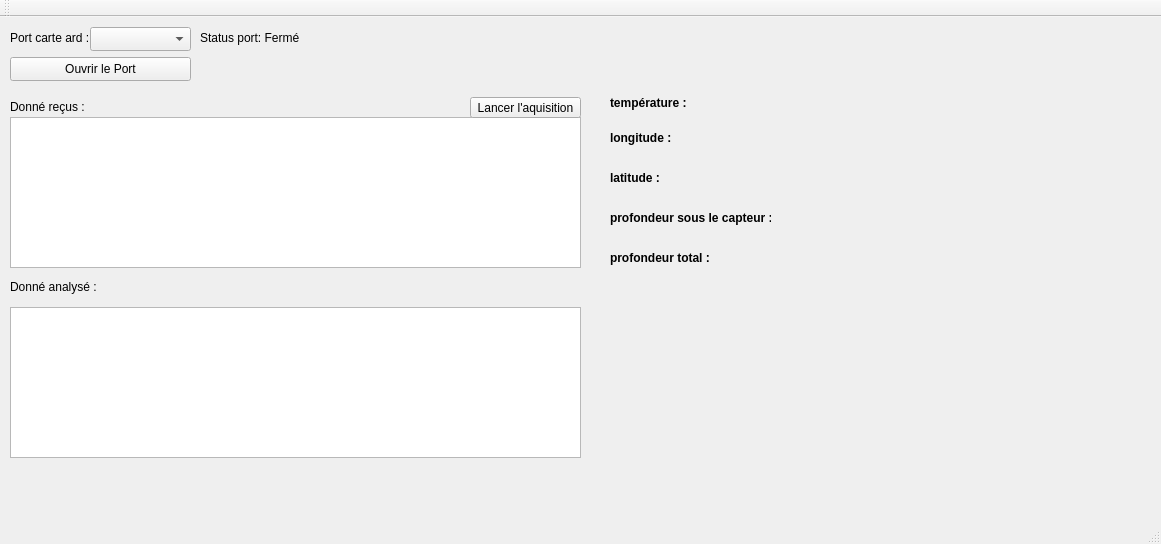
<?xml version="1.0" encoding="UTF-8"?>
<ui version="4.0">
 <class>InterfaceQtClass</class>
 <widget class="QMainWindow" name="InterfaceQtClass">
  <property name="geometry">
   <rect>
    <x>0</x>
    <y>0</y>
    <width>1161</width>
    <height>544</height>
   </rect>
  </property>
  <property name="windowTitle">
   <string>InterfaceQt</string>
  </property>
  <widget class="QWidget" name="centralWidget">
   <widget class="QLabel" name="labelServer">
    <property name="geometry">
     <rect>
      <x>430</x>
      <y>40</y>
      <width>151</width>
      <height>21</height>
     </rect>
    </property>
    <property name="text">
     <string/>
    </property>
   </widget>
   <widget class="QLabel" name="InfoConnection2">
    <property name="geometry">
     <rect>
      <x>430</x>
      <y>10</y>
      <width>151</width>
      <height>21</height>
     </rect>
    </property>
    <property name="text">
     <string/>
    </property>
   </widget>
   <widget class="QPushButton" name="pushButton_port">
    <property name="geometry">
     <rect>
      <x>10</x>
      <y>40</y>
      <width>181</width>
      <height>24</height>
     </rect>
    </property>
    <property name="text">
     <string>Ouvrir le Port</string>
    </property>
   </widget>
   <widget class="QLabel" name="label_status">
    <property name="geometry">
     <rect>
      <x>200</x>
      <y>10</y>
      <width>141</width>
      <height>21</height>
     </rect>
    </property>
    <property name="text">
     <string>Status port: Fermé</string>
    </property>
   </widget>
   <widget class="QComboBox" name="comboBox_port">
    <property name="geometry">
     <rect>
      <x>90</x>
      <y>10</y>
      <width>101</width>
      <height>24</height>
     </rect>
    </property>
   </widget>
   <widget class="QTextEdit" name="textEdit_donnees">
    <property name="geometry">
     <rect>
      <x>10</x>
      <y>100</y>
      <width>571</width>
      <height>151</height>
     </rect>
    </property>
    <property name="readOnly">
     <bool>true</bool>
    </property>
   </widget>
   <widget class="QLabel" name="label_2">
    <property name="geometry">
     <rect>
      <x>10</x>
      <y>80</y>
      <width>91</width>
      <height>20</height>
     </rect>
    </property>
    <property name="text">
     <string>Donné reçus : </string>
    </property>
   </widget>
   <widget class="QLabel" name="label">
    <property name="geometry">
     <rect>
      <x>10</x>
      <y>10</y>
      <width>81</width>
      <height>21</height>
     </rect>
    </property>
    <property name="text">
     <string>Port carte ard :</string>
    </property>
   </widget>
   <widget class="QTextEdit" name="textEdit_donnesanalyse">
    <property name="geometry">
     <rect>
      <x>10</x>
      <y>290</y>
      <width>571</width>
      <height>151</height>
     </rect>
    </property>
    <property name="readOnly">
     <bool>true</bool>
    </property>
   </widget>
   <widget class="QLabel" name="label_3">
    <property name="geometry">
     <rect>
      <x>10</x>
      <y>260</y>
      <width>91</width>
      <height>20</height>
     </rect>
    </property>
    <property name="text">
     <string>Donné analysé : </string>
    </property>
   </widget>
   <widget class="QPushButton" name="pushButtonAquisition">
    <property name="geometry">
     <rect>
      <x>470</x>
      <y>80</y>
      <width>111</width>
      <height>21</height>
     </rect>
    </property>
    <property name="text">
     <string>Lancer l'aquisition</string>
    </property>
   </widget>
   <widget class="QLabel" name="label_4">
    <property name="geometry">
     <rect>
      <x>610</x>
      <y>75</y>
      <width>91</width>
      <height>21</height>
     </rect>
    </property>
    <property name="font">
     <font>
      <weight>75</weight>
      <bold>true</bold>
     </font>
    </property>
    <property name="text">
     <string>température :</string>
    </property>
   </widget>
   <widget class="QLabel" name="label_5">
    <property name="geometry">
     <rect>
      <x>610</x>
      <y>110</y>
      <width>71</width>
      <height>21</height>
     </rect>
    </property>
    <property name="font">
     <font>
      <weight>75</weight>
      <bold>true</bold>
     </font>
    </property>
    <property name="text">
     <string>longitude :</string>
    </property>
   </widget>
   <widget class="QLabel" name="label_6">
    <property name="geometry">
     <rect>
      <x>610</x>
      <y>150</y>
      <width>71</width>
      <height>21</height>
     </rect>
    </property>
    <property name="font">
     <font>
      <weight>75</weight>
      <bold>true</bold>
     </font>
    </property>
    <property name="text">
     <string>latitude :</string>
    </property>
   </widget>
   <widget class="QLabel" name="label_7">
    <property name="geometry">
     <rect>
      <x>610</x>
      <y>190</y>
      <width>161</width>
      <height>21</height>
     </rect>
    </property>
    <property name="font">
     <font>
      <weight>75</weight>
      <bold>true</bold>
     </font>
    </property>
    <property name="text">
     <string>profondeur sous le capteur :</string>
    </property>
   </widget>
   <widget class="QLabel" name="label_8">
    <property name="geometry">
     <rect>
      <x>610</x>
      <y>230</y>
      <width>141</width>
      <height>21</height>
     </rect>
    </property>
    <property name="font">
     <font>
      <weight>75</weight>
      <bold>true</bold>
     </font>
    </property>
    <property name="text">
     <string>profondeur total :</string>
    </property>
   </widget>
   <widget class="QLabel" name="label_temp">
    <property name="geometry">
     <rect>
      <x>700</x>
      <y>76</y>
      <width>121</width>
      <height>20</height>
     </rect>
    </property>
    <property name="font">
     <font>
      <weight>75</weight>
      <bold>true</bold>
     </font>
    </property>
    <property name="text">
     <string/>
    </property>
   </widget>
   <widget class="QLabel" name="label_longitude">
    <property name="geometry">
     <rect>
      <x>670</x>
      <y>110</y>
      <width>151</width>
      <height>21</height>
     </rect>
    </property>
    <property name="font">
     <font>
      <weight>75</weight>
      <bold>true</bold>
     </font>
    </property>
    <property name="text">
     <string/>
    </property>
   </widget>
   <widget class="QLabel" name="label_latitude">
    <property name="geometry">
     <rect>
      <x>670</x>
      <y>152</y>
      <width>171</width>
      <height>21</height>
     </rect>
    </property>
    <property name="font">
     <font>
      <weight>75</weight>
      <bold>true</bold>
     </font>
    </property>
    <property name="text">
     <string/>
    </property>
   </widget>
   <widget class="QLabel" name="label_sous_cpt">
    <property name="geometry">
     <rect>
      <x>780</x>
      <y>192</y>
      <width>251</width>
      <height>21</height>
     </rect>
    </property>
    <property name="font">
     <font>
      <weight>75</weight>
      <bold>true</bold>
     </font>
    </property>
    <property name="text">
     <string/>
    </property>
   </widget>
   <widget class="QLabel" name="label_profon_total">
    <property name="geometry">
     <rect>
      <x>720</x>
      <y>230</y>
      <width>231</width>
      <height>20</height>
     </rect>
    </property>
    <property name="font">
     <font>
      <weight>75</weight>
      <bold>true</bold>
     </font>
    </property>
    <property name="text">
     <string/>
    </property>
   </widget>
  </widget>
  <widget class="QMenuBar" name="menuBar">
   <property name="geometry">
    <rect>
     <x>0</x>
     <y>0</y>
     <width>1161</width>
     <height>20</height>
    </rect>
   </property>
  </widget>
  <widget class="QToolBar" name="mainToolBar">
   <attribute name="toolBarArea">
    <enum>TopToolBarArea</enum>
   </attribute>
   <attribute name="toolBarBreak">
    <bool>false</bool>
   </attribute>
  </widget>
  <widget class="QStatusBar" name="statusBar"/>
 </widget>
 <layoutdefault spacing="6" margin="11"/>
 <resources>
  <include location="InterfaceQt.qrc"/>
 </resources>
 <connections>
  <connection>
   <sender>pushButton_port</sender>
   <signal>clicked()</signal>
   <receiver>InterfaceQtClass</receiver>
   <slot>onOpenPortButtonClicked()</slot>
   <hints>
    <hint type="sourcelabel">
     <x>350</x>
     <y>259</y>
    </hint>
    <hint type="destinationlabel">
     <x>385</x>
     <y>222</y>
    </hint>
   </hints>
  </connection>
  <connection>
   <sender>pushButtonAquisition</sender>
   <signal>clicked()</signal>
   <receiver>InterfaceQtClass</receiver>
   <slot>onButtonAquisitionClicked()</slot>
   <hints>
    <hint type="sourcelabel">
     <x>105</x>
     <y>307</y>
    </hint>
    <hint type="destinationlabel">
     <x>580</x>
     <y>271</y>
    </hint>
   </hints>
  </connection>
 </connections>
 <slots>
  <slot>onOpenPortButtonClicked()</slot>
  <slot>onButtonAquisitionClicked()</slot>
 </slots>
</ui>
